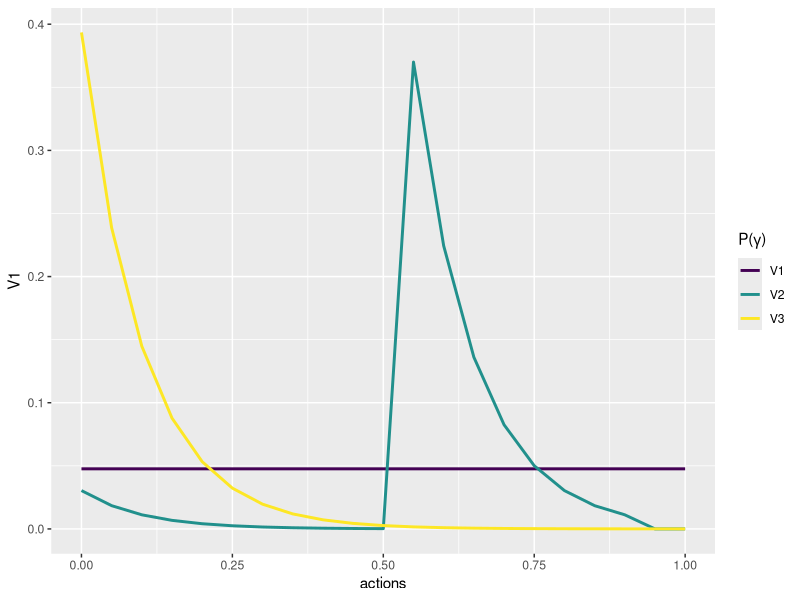

Generate this figure with R:
library(ggplot2)
library(tidyverse)

offers <- seq(0,1,0.05)
bounds <- c(0,1)
thresholds <- c(0.0,0.1,0.5)
temp <- 0.1

update_bounds <- function(action, observation, threshold)
{
  high = 1.0-threshold
  low = 0.0
  if(observation)
  {
    high = min(action, high)
  }
  else
  {
    low = action
  }
  # If the opponent plays tricks with us
  if (high < low)
  {
    temp = high
    high = low
    low = temp
  }
  return(c(low,high))
}

softmax_policy <- function(action, observation, threshold)
{
  if (threshold == 0)
  {
    return(rep(1/length(offers), length(offers)))
  }
  bounds <- update_bounds(action, observation, threshold)
  weights <- -0.8 * !(offers > bounds[1] & offers <= bounds[2])
  utility <- (1-offers - threshold)
  q_values <- utility + weights
  probabilities <- exp(q_values / temp) / sum(exp(q_values / temp))
  return(probabilities)
}

probs <- sapply(thresholds, function(x){softmax_policy(0.5, F, x)})

probs %>% as.data.frame() %>% 
  mutate(actions = offers) %>% 
  ggplot() + 
  geom_line(aes(x = actions, y = V1, colour='V1'),
            size=1.0) + 
  geom_line(aes(x = actions, y = V2, colour='V2'),
            size=1.0) + 
  geom_line(aes(x = actions, y = V3, colour='V3'),
            size=1.0) + 
  scale_color_viridis_d(name = expression(paste('P(',gamma, ')')))
